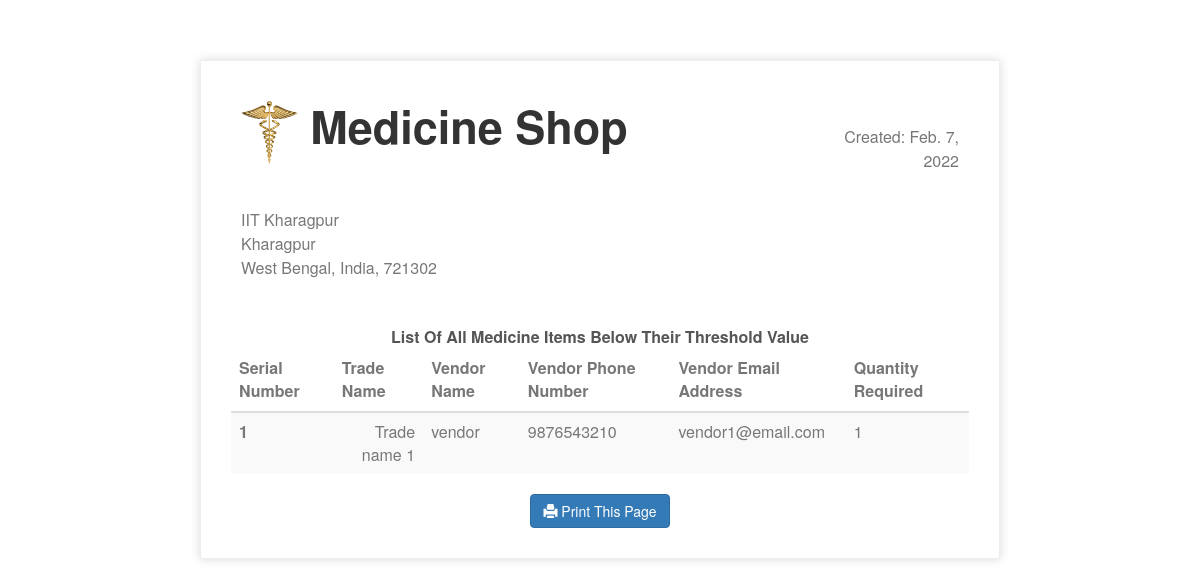
The page /below_threshold (signed in) on the database its author committed.
### shop/models.py (models this page shows, shortened)
class Medicine(models.Model):
    def validate_price(price):
        if price <= 0:
            raise ValidationError("Price is not valid.")
    trade_name = models.CharField(max_length=100, blank=False)
    generic_name = models.CharField(max_length=100, blank=False)
    description = models.CharField(max_length=500, default=None, blank=True)
    purchasePrice = models.DecimalField(
        decimal_places=2, default=0.00, blank=False, max_digits=10, validators=[validate_price])
    unit_selling = models.DecimalField(
        decimal_places=2, default=0.00, blank=False, max_digits=10, validators=[validate_price])
    threshold_value = models.IntegerField(
        default=0, blank=True)
    vendor = models.ForeignKey(Vendor, default=None, on_delete=models.CASCADE)

class Vendor(models.Model):
    name = models.CharField(max_length=100, blank=False)
    address = models.CharField(max_length=500, blank=False)
    phone_regex = RegexValidator(
        regex=r'^(?:\s+|)((0|(?:(\+|)91))(?:\s|-)*(?:(?:\d(?:\s|-)*\d{9})|(?:\d{2}(?:\s|-)*\d{8})|(?:\d{3}(?:\s|-)*\d{7}))|\d{10})(?:\s+|)', message=("Phone Number is not valid"))
    phone = models.CharField(max_length=14, blank=False, validators=[phone_regex] )
    email = models.EmailField(blank=False)

### shop/views.py (the view)
# urls.py: path('below_threshold', views.below_threshold, name='below_threshold'),
@login_required(login_url='login')
def below_threshold(request):
    medicine = Medicine.objects.all()
    usable_item = UsableItem.objects.all()
    med_dict = {}
    for meditem in medicine:
        sum = 0
        for item in usable_item:
            if meditem.id == item.medicine.id:
                sum = sum+item.quantity
        med_dict.update({meditem: sum})
    return render(request,
                  'below_threshold.html',
                  {
                      'medicine': medicine,
                      'med_dict': med_dict,
                      'date': date.today()
                  }
                  )

### shop/templatetags/dict.py (called while the page is built)
@register.filter
def dict(value, arg):
    return value[arg]

### shop/templatetags/subtract.py (called while the page is built)
@register.filter
def subtract(value, arg):
    return value - arg

### shop/templates/below_threshold.html (shortened to what this page needs)
{% load subtract %}
{% load add %}
{% load dict %}
<link href="//maxcdn.bootstrapcdn.com/bootstrap/3.3.0/css/bootstrap.min.css" rel="stylesheet" id="bootstrap-css">
{% block content %}
<!DOCTYPE html>
<html lang="en">
    <head>
    </head>
    <body>
        <br /><br /><br />
        <div class="invoice-box">
            <table>
                <tr class="top">
                    <td colspan="2">
                        <table>
                            <tr>
                                <td class="title">
                                    <img src="../static/imgs/login.png" alt="Company logo" style="width: 10%; max-width: 300px" />
                                    <label for="">Medicine Shop</label>
                                </td>
                                <td><br />
                                    Created: {{date}}<br />
                                </td>
                            </tr>
                        </table>
                    </td>
                </tr>
                <tr class="information">
                    <td colspan="2">
                        <table>
                            <tr>
                                <td>
                                    IIT Kharagpur<br />
                                    Kharagpur<br />
                                    West Bengal, India, 721302
                                </td>
                            </tr>
                        </table>
                    </td>
                </tr>
            </table>
    <body>
        <div class='heading'><strong>List Of All Medicine Items Below Their Threshold Value</strong></div>
        <table class="table table-striped">
            <thead>
                <tr class='heading'>
                <th scope="col">Serial Number</th>
                <th scope="col">Trade Name</th>
                <th scope="col">Vendor Name</th>
                <th scope="col">Vendor Phone Number</th>
                <th scope="col">Vendor Email Address</th>
                <th scope="col">Quantity Required</th>
                </tr>
            </thead>
            <tbody>
            {% for meditem in medicine %}
                    {% if med_dict|dict:meditem < meditem.threshold_value %}
                        <tr>
                            <th scope="row">{{ forloop.counter }}</th>
                            <td>{{ meditem.trade_name }}</td>
                            <td>{{ meditem.vendor.name }}</td>
                            <td>{{ meditem.vendor.phone}}</td>
                            <td>{{ meditem.vendor.email}}</td>
                            {% with sum=med_dict|dict:meditem %}
                            <td>{{ meditem.threshold_value|subtract:sum }}</td>
                            {% endwith %}
                        </tr>
                    {% endif %}
            {% endfor %}
            </tbody>
        </table>
            <button id ="printbtn"  class="btn btn-primary hidden-print" type="button" value="Print this page" onclick="window.print();" ><span class="glyphicon glyphicon-print" aria-hidden="true"></span> Print This Page
            </button>
    </body>
</html>
{% endblock%}

### shop/templates/below_threshold.html (style rules this page uses)
body { font-family: 'Helvetica Neue', 'Helvetica', Helvetica, Arial, sans-serif; text-align: center; color: #777; }
.invoice-box { max-width: 800px; margin: auto; padding: 30px; border: 1px solid #eee; box-shadow: 0 0 10px rgba(0, 0, 0, 0.15); font-size: 16px; line-height: 24px; font-family: 'Helvetica Neue', 'Helvetica', Helvetica, Arial, sans-serif; color: #555; }
.invoice-box table { width: 100%; line-height: inherit; text-align: left; border-collapse: collapse; }
.invoice-box table td { padding: 5px; vertical-align: top; }
.invoice-box table tr td:nth-child(2) { text-align: right; }
.invoice-box table tr.top table td { padding-bottom: 20px; }
.invoice-box table tr.top table td.title { font-size: 45px; line-height: 45px; color: #333; }
.invoice-box table tr.information table td { padding-bottom: 40px; }

### rows shown on the page
Medicine: trade_name "Trade name 1", vendor.name "vendor", vendor.phone "9876543210", vendor.email "vendor1@email.com", threshold_value|subtract "1"
